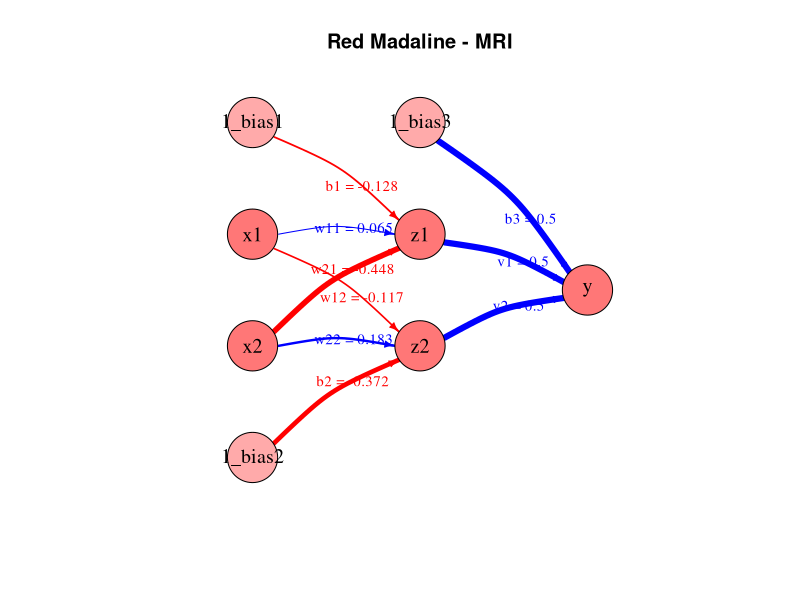
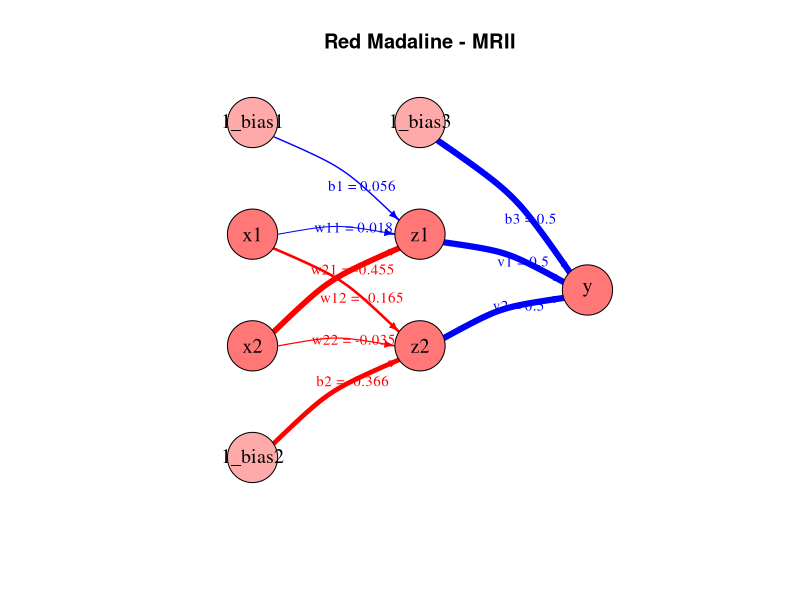

Recreate these plots in R, in order.
#Redes Adaline y Madaline

library(tidyverse)

#asumir que x es una matriz con 3 columnas: x1, x2, y

MRI <- function(x, random_seed = 117, alfa = 0.1, max_epochs = 6) {
  set.seed(random_seed)
  
  #1. Inicializar pesos y sesgos
  w <- matrix(runif(4, -0.5, 0.5), nrow = 2)  # w11, w12, w21, w22
  b_hidden <- runif(2, -0.5, 0.5)
  v <- c(0.5, 0.5)
  b_output <- 0.5
  
  #Función de activación bipolar
  f_bipolar <- function(p) ifelse(p >= 0, 1, -1)
  
  for (epoch in 1:max_epochs) {
    cat("Época:", epoch, "\n")
    pesos_modificados <- FALSE
    
    for (i in 1:nrow(x)) {
      x1 <- x[i, 1]
      x2 <- x[i, 2]
      yd <- x[i, 3]
      entrada <- c(x1, x2)
      
      #4. Las activaciones de entrada ya están dadas
      
      #5. Entrada neta de las unidades ocultas
      zin1 <- b_hidden[1] + sum(entrada * w[1, ])
      zin2 <- b_hidden[2] + sum(entrada * w[2, ])
      
      #6. Salida de unidades ocultas
      z1 <- f_bipolar(zin1)
      z2 <- f_bipolar(zin2)
      z <- c(z1, z2)
      
      #7. Calcular la entrada neta de salida
      yin <- b_output + sum(v * z)
      
      #7. (cont.) Salida final
      y <- f_bipolar(yin)
      
      #8. Verificación y ajuste
      if (y != yd) {
        pesos_modificados <- TRUE
        
        if (yd == 1) {
          #Buscar unidad cuya entrada neta esté más cerca de 0
          entradas_net <- c(zin1, zin2)
          idx <- which.min(abs(entradas_net))
          
          #Actualizar sus pesos
          for (j in 1:2) {
            w[idx, j] <- w[idx, j] + alfa * (1 - entradas_net[idx]) * entrada[j]
          }
          b_hidden[idx] <- b_hidden[idx] + alfa * (1 - entradas_net[idx])
        } else if (yd == -1) {
          #Para cada unidad con entrada neta positiva, actualizar
          for (j in 1:2) {
            if (c(zin1, zin2)[j] > 0) {
              for (k in 1:2) {
                w[j, k] <- w[j, k] + alfa * (-1 - c(zin1, zin2)[j]) * entrada[k]
              }
              b_hidden[j] <- b_hidden[j] + alfa * (-1 - c(zin1, zin2)[j])
            }
          }
        }
      }
    }
    
    #9. Condición de paro
    if (!pesos_modificados) {
      cat("Convergencia alcanzada en época", epoch, "\n")
      break
    }
  }
  
  return(list(w = w, b_hidden = b_hidden, v = v, b_output = b_output))
}


MRII <- function(x, random_seed = 117, alfa = 0.1, max_epochs = 6) {
  set.seed(random_seed)
  
  #Inicializar pesos aleatoriamente
  w <- matrix(runif(4, -0.5, 0.5), nrow = 2)  # w11, w12; w21, w22
  b_hidden <- runif(2, -0.5, 0.5)
  v <- c(0.5, 0.5)
  b_output <- 0.5
  
  #Función de activación bipolar
  f_bipolar <- function(p) ifelse(p >= 0, 1, -1)
  
  for (epoch in 1:max_epochs) {
    cat("Época:", epoch, "\n")
    cambios <- FALSE
    
    for (i in 1:nrow(x)) {
      x1 <- x[i, 1]
      x2 <- x[i, 2]
      yd <- x[i, 3]
      entrada <- c(x1, x2)
      
      #5. Entrada neta de unidades ocultas
      zin <- b_hidden + w %*% entrada
      zout <- sapply(zin, f_bipolar)
      
      #7. Entrada neta y salida de la red
      yin <- b_output + sum(zout * v)
      y <- f_bipolar(yin)
      
      error_previo <- (yd - y)^2
      
      #9. para cada unidad cuya entrada neta esté más cerca a 0
      orden <- order(abs(zin))
      for (j in orden) {
        zout_mod <- zout
        zout_mod[j] <- -zout[j]  # cambiar la salida de la unidad j
        
        #10. Recalcular salida
        y_mod <- f_bipolar(b_output + sum(v * zout_mod))
        error_nuevo <- (yd - y_mod)^2
        
        if (error_nuevo < error_previo) {
          #Aplicar regla delta: usar zout_mod como salida deseada para z_j
          zin_j <- zin[j]
          for (k in 1:2) {
            w[j, k] <- w[j, k] + alfa * (zout_mod[j] - zout[j]) * entrada[k]
          }
          b_hidden[j] <- b_hidden[j] + alfa * (zout_mod[j] - zout[j])
          cambios <- TRUE
          break  #solo se ajusta una neurona a la vez
        }
      }
    }
    
    #11. Condición de paro
    if (!cambios) {
      cat("Convergencia alcanzada en época", epoch, "\n")
      break
    }
  }
  
  return(list(w = w, b_hidden = b_hidden, v = v, b_output = b_output))
}



#Tabla de verdad XOR (entradas y salidas bipolares)
xor_data <- matrix(c(
  1,  1, -1,
  1, -1,  1,
  -1,  1,  1,
  -1, -1, -1
), byrow = TRUE, ncol = 3)


m <- MRI(xor_data)
m

m_2<-MRII(xor_data)
m_2


# ==== Ploteo ====
library(igraph)

plot_madaline <- function(model, titulo = "Red Madaline") {
  w <- model$w
  b <- model$b_hidden
  v <- model$v
  b3 <- model$b_output
  
  # Nodos
  nodos <- c("x1", "x2", "1_bias1", "1_bias2", "z1", "z2", "1_bias3", "y")
  aristas <- c("x1", "z1",   # w11
               "x1", "z2",   # w12
               "x2", "z1",   # w21
               "x2", "z2",   # w22
               "1_bias1", "z1",  # b1
               "1_bias2", "z2",  # b2
               "z1", "y",    # v1
               "z2", "y",    # v2
               "1_bias3", "y")   # b3
  
  g <- graph(edges = aristas, directed = TRUE)
  
  # Posición estilo imagen
  layout <- matrix(nrow = 8, ncol = 2)
  layout[which(V(g)$name == "x1"),] <- c(0, 1)
  layout[which(V(g)$name == "x2"),] <- c(0, 0)
  layout[which(V(g)$name == "1_bias1"),] <- c(0, 2)
  layout[which(V(g)$name == "1_bias2"),] <- c(0, -1)
  layout[which(V(g)$name == "z1"),] <- c(1.5, 1)
  layout[which(V(g)$name == "z2"),] <- c(1.5, 0)
  layout[which(V(g)$name == "1_bias3"),] <- c(1.5, 2)
  layout[which(V(g)$name == "y"),] <- c(3, 0.5)
  
  # Valores reales para cada arista
  pesos <- c(w[1,1], w[1,2], w[2,1], w[2,2], b[1], b[2], v[1], v[2], b3)
  
  edge_labels <- c("w11", "w12", "w21", "w22", "b1", "b2", "v1", "v2", "b3")
  edge_labels <- paste0(edge_labels, " = ", round(pesos, 3))
  
  # Colores de los edges según signo
  edge_colors <- ifelse(pesos >= 0, "blue", "red")
  
  # Grosor proporcional al valor absoluto
  edge_widths <- scales::rescale(abs(pesos), to = c(1, 6))
  
  # Colores de nodos
  vertex_colors <- ifelse(grepl("1_bias", V(g)$name), "#faa", "#f77")
  
  plot(g, layout = layout,
       vertex.color = vertex_colors,
       vertex.size = 30,
       vertex.label.cex = 1.2,
       vertex.label.color = "black",
       edge.arrow.size = 0.5,
       edge.curved = 0.2,
       edge.label = edge_labels,
       edge.label.cex = 0.9,
       edge.label.color = edge_colors,
       edge.color = edge_colors,
       edge.width = edge_widths,
       main = titulo)
}


plot_madaline(m, "Red Madaline - MRI")
plot_madaline(m_2, "Red Madaline - MRII")








#xd